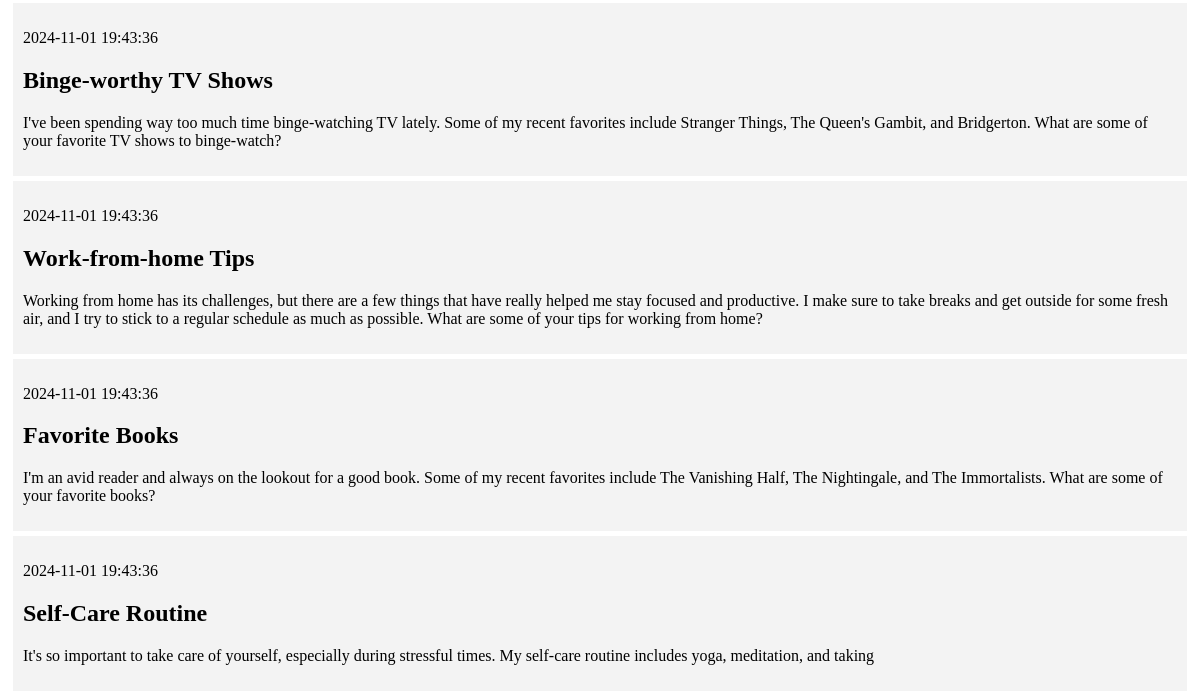
Before: / (lower part) with the older database file.
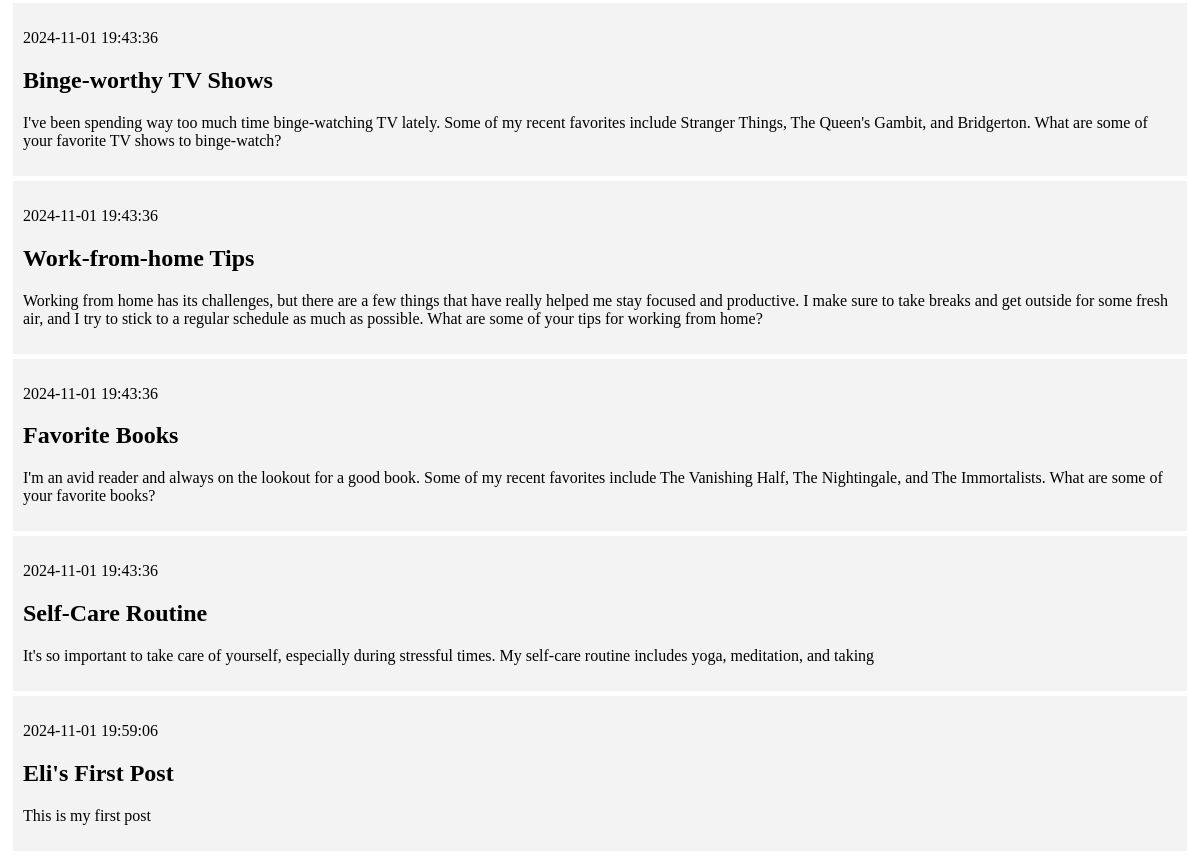
After: the same page with the newer database file.
### tables this page shows
CREATE TABLE posts (
    id INTEGER PRIMARY KEY AUTOINCREMENT,
    created TIMESTAMP NOT NULL DEFAULT CURRENT_TIMESTAMP,
    title TEXT NOT NULL,
    content TEXT NOT NULL
);

### app.py (the view)
@app.route('/')
def index():
    conn = get_db_connection()
    cur = conn.cursor()
    cur.execute("SELECT * FROM posts")
    rows = cur.fetchall()
    cur.close()
    conn.close()
    return render_template('index.html', posts=rows)

### app.py (called while the page is built)
def get_db_connection():
    conn = sqlite3.connect('database.db')
    conn.row_factory = sqlite3.Row
    return conn

### templates/index.html (shortened to what this page needs)
{% extends 'base.html' %}
{% block content %}
    {% for post in posts %}
        <div class='post'>
            <p>{{ post['created'] }}</p>
            <h2>{{ post['title'] }}</h2>
            <p>{{ post['content'] }}</p>
        </div>
    {% endfor %}
{% endblock %}

### templates/base.html (shortened to what this page needs)
<!DOCTYPE html>
<html lang="en">
<head>
</head>
<body>
    <div class="content">
        {% block content %} {% endblock %}
    </div>
</body>
</html>

### templates/base.html (style rules this page uses)
.post { padding: 10px; margin: 5px; background-color: #f3f3f3 }

Changed rows visible on the page:
added posts: created "2024-11-01 19:59:06", title "Eli's First Post", content "This is my first post"
